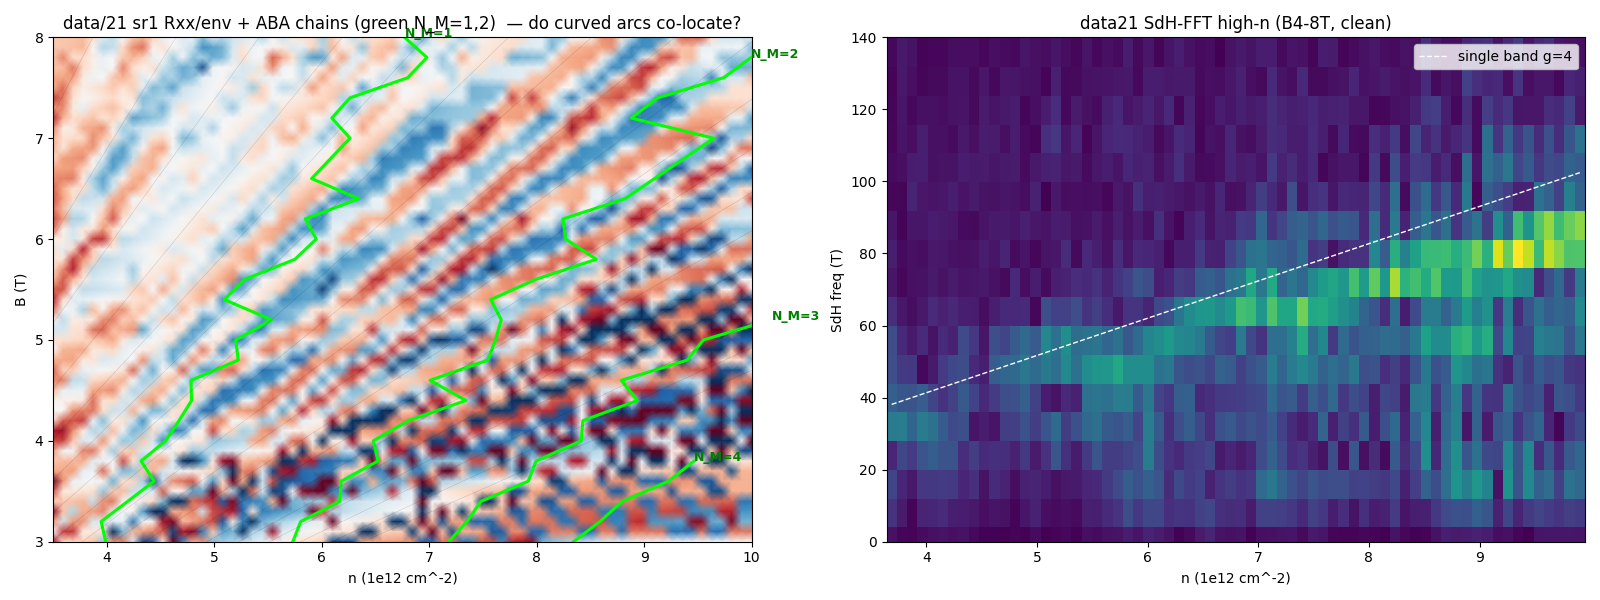

Python code for this plot:
import sys, json, gzip, numpy as np
sys.path.insert(0, r"C:\Users\DGG\measurement_env\hera\models\aba_trilayer")
import matplotlib; matplotlib.use("Agg"); import matplotlib.pyplot as plt
from scipy.ndimage import gaussian_filter1d
from scipy.signal import find_peaks
from sharpelab_nb.gates import stack_capacitance, calc_nD
from hera.analysis import fan_grids, resistance_grids, sdh_fft
from ll_spectrum import SWMcC; from crossing_model import ml_trajectories

c_tg = stack_capacitance([(15.6,3)]); c_bg = 1.3136*c_tg; n_off, D_off = -0.225, 0.0
m = json.load(open("data/21/metadata.json")); ci={c:i for i,c in enumerate(m["columns"])}
d = np.loadtxt(gzip.open("data/21/data.tsv.gz")); nf=len(m["fast_setpoints"][0])
B=np.array(m["slow_setpoints"][0]); nb=len(B); d=d[:nb*nf]; Ib=5e-9
tg=d[:,ci["DC_bias"]].reshape(nb,nf); bg=d[:,ci["k_bg_volt"]].reshape(nb,nf)
n_axis=calc_nD(tg,bg,c_tg,c_bg,n_off,D_off)[0][0]
print(f"data/21: {nb}x{nf}, B {B.min()}-{B.max()} T, n {n_axis.min():.2f}..{n_axis.max():.2f}, Dline {calc_nD(tg,bg,c_tg,c_bg,n_off,D_off)[1].mean():.3f} V/nm")
R1=np.abs(d[:,ci["sr1_X"]].reshape(nb,nf))/Ib
order=np.argsort(n_axis); n_s=n_axis[order]; R1=R1[:,order]
E=np.array([R1[i]/np.maximum(gaussian_filter1d(R1[i],6),1e-9) for i in range(nb)])

fig,ax=plt.subplots(1,2,figsize=(16,6))
ax[0].pcolormesh(n_s,B,E,shading="gouraud",cmap="RdBu_r",vmin=0.7,vmax=1.3)
traj=ml_trajectories(SWMcC(), np.linspace(3,8,26))
for nm,(nn,bb) in traj.items():
    if len(nn) and nn.max()>3: ax[0].plot(nn,bb,"lime",lw=2.2); ax[0].text(nn[-1],bb[-1],f"N_M={nm}",color="g",fontsize=9,weight="bold")
for nu in range(20,90,4): ax[0].plot(0.02418*nu*B,B,"k-",lw=0.25,alpha=0.25)
ax[0].set_xlim(3.5,10); ax[0].set_ylim(3,8); ax[0].set_xlabel("n (1e12 cm^-2)"); ax[0].set_ylabel("B (T)")
ax[0].set_title("data/21 sr1 Rxx/env + ABA chains (green N_M=1,2)  — do curved arcs co-locate?")

fg=fan_grids("data/21"); rg=resistance_grids(fg)
fr,spec=sdh_fft(np.abs(rg.R["sr1"]), fg.slow, b_range=(4.0,8.0))
order2=np.argsort(calc_nD(fg.data and None or tg,bg,c_tg,c_bg,n_off,D_off)[0][0]) if False else order
sp=spec[order]
sel=(n_s>3.6)&(n_s<10)
im=ax[1].pcolormesh(n_s[sel],fr,sp[sel].T,shading="nearest",cmap="viridis"); ax[1].set_ylim(0,140)
h=6.626e-34; e=1.602e-19
ax[1].plot(n_s[sel], n_s[sel]*1e16*h/(4*e),"w--",lw=1,label="single band g=4")
ax[1].set_xlabel("n (1e12 cm^-2)"); ax[1].set_ylabel("SdH freq (T)"); ax[1].legend(); ax[1].set_title("data21 SdH-FFT high-n (B4-8T, clean)")
plt.tight_layout(); fig.savefig("hera_scratch/fan21.png",dpi=100); print("saved fan21.png")
two=sum(1 for j in np.where(sel)[0] if len(find_peaks(sp[j]/ (sp[j].max()+1e-9),height=0.35,distance=15)[0])>=2)
print(f"high-n SdH-FFT: {sel.sum()} columns, {two} with two pockets")
